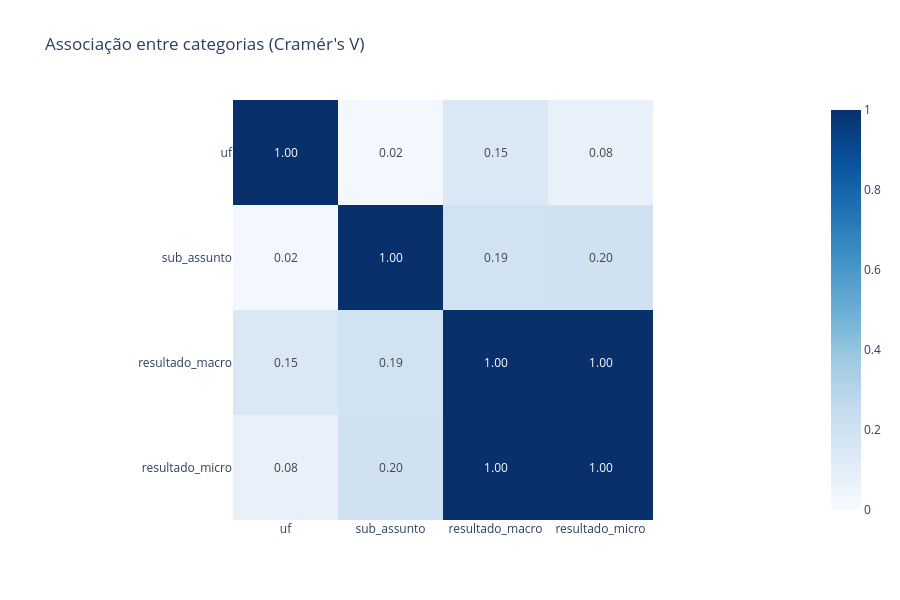

Here is the notebook cell this chart was saved with:
### Code cell
# Cramér's V mede associação entre variáveis categóricas (0 a 1, não-direcional).
def cramers_v(a, b):
    table = pd.crosstab(a, b)
    n = table.values.sum()
    if n == 0 or min(table.shape) < 2:
        return np.nan
    expected = np.outer(table.sum(1), table.sum(0)) / n
    chi2 = ((table - expected) ** 2 / expected).to_numpy().sum()
    return np.sqrt((chi2 / n) / min(table.shape[0] - 1, table.shape[1] - 1))

categorias = [c for c in ['uf', 'assunto', 'sub_assunto', 'resultado_macro', 'resultado_micro']
              if df[c].nunique(dropna=True) > 1]
v = pd.DataFrame([[cramers_v(df[a], df[b]) for b in categorias] for a in categorias],
                 index=categorias, columns=categorias)
fig = px.imshow(v, text_auto='.2f', color_continuous_scale='Blues', zmin=0, zmax=1,
                title="Associação entre categorias (Cramér's V)")
fig.update_layout(template='plotly_white', height=600)
fig.show()

### Figure 1 — Plotly figure (JSON) as saved in the notebook; plotly's stock layout.template omitted (floating-point values rounded to 4 significant figures)
{"data": [{"coloraxis": "coloraxis", "hovertemplate": "x: %{x}<br>y: %{y}<br>color: %{z}<extra></extra>", "name": "0", "texttemplate": "%{z:.2f}", "type": "heatmap", "x": ["uf", "sub_assunto", "resultado_macro", "resultado_micro"], "xaxis": "x", "y": ["uf", "sub_assunto", "resultado_macro", "resultado_micro"], "yaxis": "y", "z": [[1.0, 0.02061, 0.1465, 0.07632], [0.02061, 1.0, 0.1934, 0.2005], [0.1465, 0.1934, 1.0, 1.0], [0.07632, 0.2005, 1.0, 1.0]]}], "layout": {"coloraxis": {"autocolorscale": false, "cmax": 1, "cmin": 0, "colorscale": [[0.0, "rgb(247,251,255)"], [0.125, "rgb(222,235,247)"], [0.25, "rgb(198,219,239)"], [0.375, "rgb(158,202,225)"], [0.5, "rgb(107,174,214)"], [0.625, "rgb(66,146,198)"], [0.75, "rgb(33,113,181)"], [0.875, "rgb(8,81,156)"], [1.0, "rgb(8,48,107)"]]}, "height": 600, "title": {"text": "Associação entre categorias (Cramér's V)"}, "xaxis": {"anchor": "y", "constrain": "domain", "domain": [0.0, 1.0], "scaleanchor": "y"}, "yaxis": {"anchor": "x", "autorange": "reversed", "constrain": "domain", "domain": [0.0, 1.0]}}}
